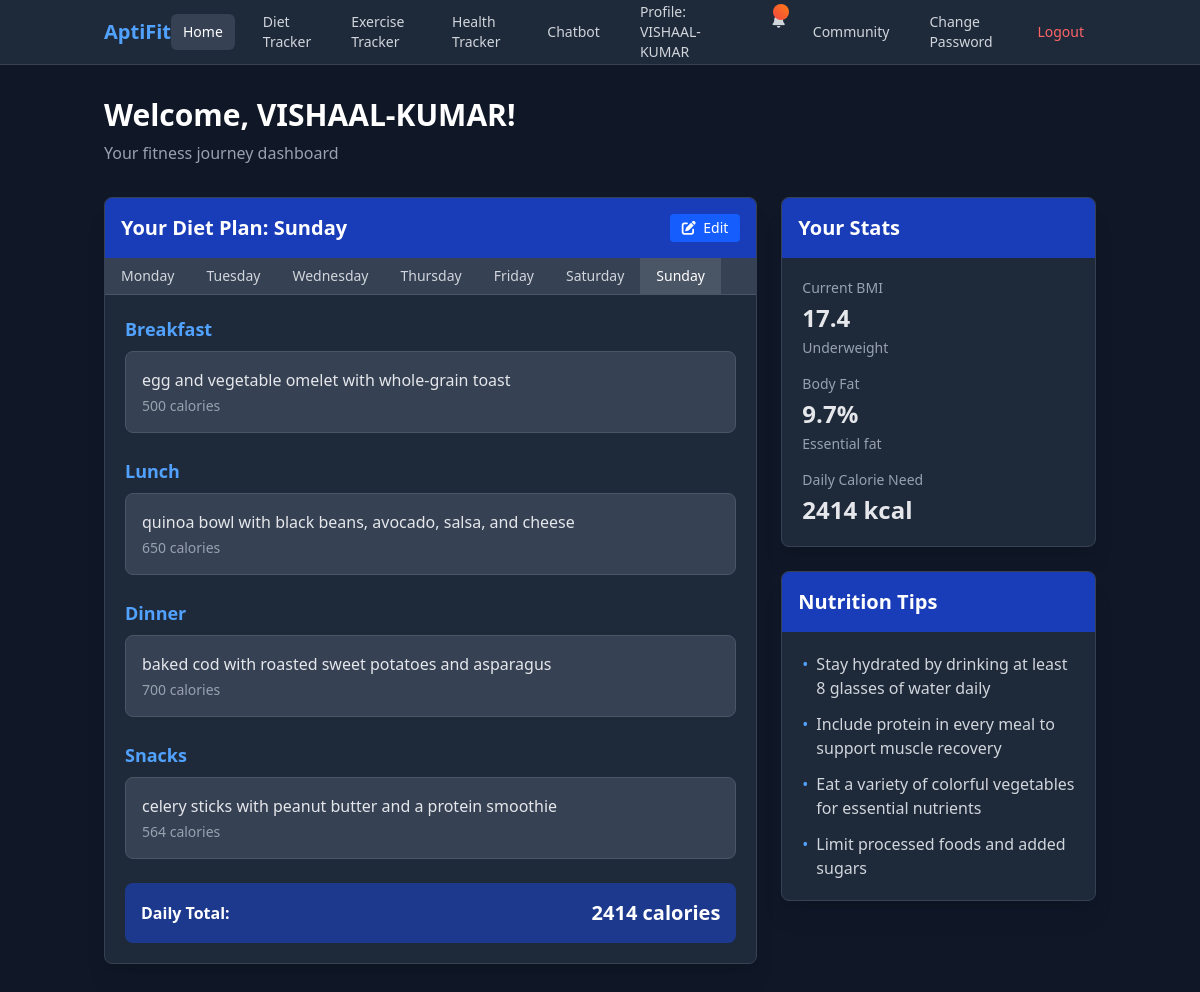
The app's page / (signed in) with its own data.
### fitness/models.py (models this page shows, shortened)
class DailyDietPlan(models.Model):
    DAYS_OF_WEEK = [
        ('monday', 'Monday'),
        ('tuesday', 'Tuesday'),
        ('wednesday', 'Wednesday'),
        ('thursday', 'Thursday'),
        ('friday', 'Friday'),
        ('saturday', 'Saturday'),
        ('sunday', 'Sunday'),
    ]
    diet_plan = models.ForeignKey(
        DietPlan, related_name='daily_plans', on_delete=models.CASCADE)
    day_of_week = models.CharField(max_length=10, choices=DAYS_OF_WEEK)
    breakfast = models.TextField(blank=True, null=True)
    breakfast_calories = models.IntegerField(blank=True, null=True)
    lunch = models.TextField(blank=True, null=True)
    lunch_calories = models.IntegerField(blank=True, null=True)
    dinner = models.TextField(blank=True, null=True)
    dinner_calories = models.IntegerField(blank=True, null=True)
    snacks = models.TextField(blank=True, null=True)
    snacks_calories = models.IntegerField(blank=True, null=True)
    class Meta:
        unique_together = ['diet_plan', 'day_of_week']
    @property
    def total_calories(self):
        total = 0
        if self.breakfast_calories:
            total += self.breakfast_calories
        if self.lunch_calories:
            total += self.lunch_calories
        if self.dinner_calories:
            total += self.dinner_calories
        if self.snacks_calories:
            total += self.snacks_calories
        return total if total > 0 else None

### fitness/views.py (the view)
# urls.py: path('', views.index, name='index'),
@login_required
def index(request):
    import datetime
    day_param = request.GET.get('day')
    if day_param:
        current_day = day_param.lower()
    else:
        current_day = datetime.datetime.now().strftime('%A').lower()
    try:
        diet_plan = DietPlan.objects.get(user=request.user)
        daily_plan = diet_plan.get_day_plan(current_day)
    except DietPlan.DoesNotExist:
        diet_plan = None
        daily_plan = None
    user_profile = request.user.userprofile
    bmi = user_profile.bmi
    body_fat = user_profile.body_fat
    daily_calories = user_profile.daily_calorie_needs
    notification_preference = request.user.userprofile.notification_preference
    diet_notification = None
    exercise_notification = None
    if notification_preference == 'daily':
        import datetime
        current_weekday = datetime.datetime.now().strftime('%A').lower()
        diet_notification = f"Remember to follow your {current_day} diet plan!"
        if hasattr(request.user, 'exerciseplan'):
            exercise_plan = request.user.exerciseplan
            today_exercise = None
            for day in exercise_plan.days.all():
                if day.day.lower() == current_weekday:
                    today_exercise = day
                    break
            if today_exercise:
                exercise_notification = {
                    'message': f"Don't forget today's {today_exercise.focus} workout! ({today_exercise.duration})",
                    'timestamp': 'Today'
                }
            else:
                exercise_notification = {
                    'message': "Remember to check your exercise plan for today!",
                    'timestamp': 'Today'
                }
    notifications = request.session.get('notifications', [])
    unread_notifications = [
        n for n in notifications if not n.get('read', False)]
    has_unread = len(unread_notifications) > 0
    if has_unread:
        for notification in notifications:
            notification['read'] = True
        request.session.modified = True
    context = {
        'diet_plan': diet_plan,
        'daily_plan': daily_plan,
        'current_day': current_day.title(),  # Capitalize for display
        'days_of_week': DailyDietPlan.DAYS_OF_WEEK,
        'bmi': bmi,
        'bmi_category': user_profile.bmi_category,
        'body_fat': body_fat,
        'body_fat_category': user_profile.body_fat_category,
        'daily_calories': daily_calories,
        'diet_notification': diet_notification,
        'exercise_notification': exercise_notification,
        'notification_preference': notification_preference,
        'notifications': notifications,
    }
    has_notifications = diet_notification is not None or exercise_notification is not None
    context['has_notifications'] = has_notifications
    if notifications:
        context['notification_count'] = len(
            notifications) + (1 if exercise_notification else 0)
    elif has_notifications:
        context['notification_count'] = (
            1 if diet_notification else 0) + (1 if exercise_notification else 0)
    return render(request, 'fitness/index.html', context)

### fitness/templates/fitness/index.html (shortened to what this page needs)
<!DOCTYPE html>
<html lang="en">
  <head>
    <script src="https://cdn.jsdelivr.net/npm/@tailwindcss/browser@4"></script>
    <link rel="stylesheet" href="https://cdnjs.cloudflare.com/ajax/libs/font-awesome/6.4.0/css/all.min.css">
  </head>
  <body class="bg-gray-900 min-h-screen text-gray-200">
    <nav class="bg-gray-800 border-b border-gray-700">
      <div class="container mx-auto px-4">
        <div class="flex justify-between items-center h-16">
          <div class="flex-shrink-0 font-bold text-xl text-blue-400">
            AptiFit
          </div>
          <div class="flex space-x-2 md:space-x-4 items-center">
            <a href="{% url 'index' %}" class="px-3 py-2 rounded-md text-sm font-medium bg-gray-700 text-white">
              Home
            </a>
            {% if user.userprofile.height and user.userprofile.weight and user.userprofile.sex and user.userprofile.age %}
            <a href="{% url 'diet_tracker' %}" class="px-3 py-2 rounded-md text-sm font-medium text-gray-300 hover:bg-gray-700 hover:text-white transition duration-300">
              Diet Tracker
            </a>
            <a href="{% url 'exercise_tracker' %}" class="px-3 py-2 rounded-md text-sm font-medium text-gray-300 hover:bg-gray-700 hover:text-white transition duration-300">
              Exercise Tracker
            </a>
            <a href="{% url 'health_tracker' %}" class="px-3 py-2 rounded-md text-sm font-medium text-gray-300 hover:bg-gray-700 hover:text-white transition duration-300">
              Health Tracker
            </a>
            <a href="{% url 'chatbot' %}" class="px-3 py-2 rounded-md text-sm font-medium text-gray-300 hover:bg-gray-700 hover:text-white transition duration-300">
              Chatbot
            </a>
            {% endif %}
            <a href="{% url 'profile' %}" class="px-3 py-2 rounded-md text-sm font-medium text-gray-300 hover:bg-gray-700 hover:text-white transition duration-300">
              Profile: {{ user.username }}
            </a>
            <div class="relative">
              <a href="#" id="notification-btn" class="px-3 py-2 rounded-md text-sm font-medium text-gray-300 hover:bg-gray-700 hover:text-white transition duration-300">
                <i class="fas fa-bell"></i>
                {% if has_notifications or diet_notification or exercise_notification %}
                  <span id="notification-indicator" class="absolute -top-1 -right-1 h-4 w-4 rounded-full animate-pulse notification-glow"></span>
                {% endif %}
              </a>
            </div>
            <a href="{% url 'community' %}" class="px-3 py-2 rounded-md text-sm font-medium text-gray-300 hover:bg-gray-700 hover:text-white transition duration-300">
              Community
            </a>
            <a href="{% url 'change_password' %}" class="px-3 py-2 rounded-md text-sm font-medium text-gray-300 hover:bg-gray-700 hover:text-white transition duration-300">
              Change Password
            </a>
            <a href="{% url 'logout' %}" class="px-3 py-2 rounded-md text-sm font-medium text-red-400 hover:bg-red-900 hover:text-red-200 transition duration-300">
              Logout
            </a>
          </div>
        </div>
      </div>
    </nav>
    <div class="container mx-auto px-4 py-8">
      <div class="mb-8">
        <h1 class="text-3xl font-bold text-white mb-2">Welcome, {{ user.username }}!</h1>
        <p class="text-gray-400">Your fitness journey dashboard</p>
      </div>
      <div class="grid grid-cols-1 lg:grid-cols-3 gap-6">
        <div class="lg:col-span-2">
          <div class="bg-gray-800 rounded-lg shadow-xl border border-gray-700 overflow-hidden">
            <div class="bg-blue-800 text-white p-4 flex justify-between items-center">
              <h2 class="text-xl font-bold">Your Diet Plan: {{ current_day }}</h2>
              {% if daily_plan %}
              <a href="{% url 'edit_diet' %}?day={{ current_day|lower }}" class="bg-blue-600 hover:bg-blue-700 text-white text-sm px-3 py-1 rounded transition duration-300">
                <i class="fas fa-edit mr-1"></i> Edit
              </a>
              {% endif %}
            </div>
            {% if diet_plan.has_diet_plan %}
            <div class="flex overflow-x-auto bg-gray-700 border-b border-gray-600">
              <a href="{% url 'index' %}?day=monday" class="px-4 py-2 text-sm font-medium {% if current_day == 'Monday' %}bg-gray-600 text-white{% else %}text-gray-300 hover:bg-gray-600 hover:text-white{% endif %} transition duration-300">
                Monday
              </a>
              <a href="{% url 'index' %}?day=tuesday" class="px-4 py-2 text-sm font-medium {% if current_day == 'Tuesday' %}bg-gray-600 text-white{% else %}text-gray-300 hover:bg-gray-600 hover:text-white{% endif %} transition duration-300">
                Tuesday
              </a>
              <a href="{% url 'index' %}?day=wednesday" class="px-4 py-2 text-sm font-medium {% if current_day == 'Wednesday' %}bg-gray-600 text-white{% else %}text-gray-300 hover:bg-gray-600 hover:text-white{% endif %} transition duration-300">
                Wednesday
              </a>
              <a href="{% url 'index' %}?day=thursday" class="px-4 py-2 text-sm font-medium {% if current_day == 'Thursday' %}bg-gray-600 text-white{% else %}text-gray-300 hover:bg-gray-600 hover:text-white{% endif %} transition duration-300">
                Thursday
              </a>
              <a href="{% url 'index' %}?day=friday" class="px-4 py-2 text-sm font-medium {% if current_day == 'Friday' %}bg-gray-600 text-white{% else %}text-gray-300 hover:bg-gray-600 hover:text-white{% endif %} transition duration-300">
                Friday
              </a>
              <a href="{% url 'index' %}?day=saturday" class="px-4 py-2 text-sm font-medium {% if current_day == 'Saturday' %}bg-gray-600 text-white{% else %}text-gray-300 hover:bg-gray-600 hover:text-white{% endif %} transition duration-300">
                Saturday
              </a>
              <a href="{% url 'index' %}?day=sunday" class="px-4 py-2 text-sm font-medium {% if current_day == 'Sunday' %}bg-gray-600 text-white{% else %}text-gray-300 hover:bg-gray-600 hover:text-white{% endif %} transition duration-300">
                Sunday
              </a>
            </div>
            {% endif %}
            <div class="p-5">
              {% if daily_plan %}
                <div class="space-y-6">
                  <div class="space-y-2">
                    <h3 class="text-lg font-semibold text-blue-400">Breakfast</h3>
                    <div class="bg-gray-700 p-4 rounded-lg border border-gray-600">
                      {% if daily_plan.breakfast %}
                        <p>{{ daily_plan.breakfast }}</p>
                        {% if daily_plan.breakfast_calories %}
                          <p class="text-sm text-gray-400 mt-1">{{ daily_plan.breakfast_calories }} calories</p>
                        {% endif %}
                      {% else %}
                        <p class="text-gray-400 italic">Ask the chatbot to generate a diet plan</p>
                      {% endif %}
                    </div>
                  </div>
                  <div class="space-y-2">
                    <h3 class="text-lg font-semibold text-blue-400">Lunch</h3>
                    <div class="bg-gray-700 p-4 rounded-lg border border-gray-600">
                      <p>{{ daily_plan.lunch|default:"No lunch specified" }}</p>
                      {% if daily_plan.lunch_calories %}
                        <p class="text-sm text-gray-400 mt-1">{{ daily_plan.lunch_calories }} calories</p>
                      {% endif %}
                    </div>
                  </div>
                  <div class="space-y-2">
                    <h3 class="text-lg font-semibold text-blue-400">Dinner</h3>
                    <div class="bg-gray-700 p-4 rounded-lg border border-gray-600">
                      <p>{{ daily_plan.dinner|default:"No dinner specified" }}</p>
                      {% if daily_plan.dinner_calories %}
                        <p class="text-sm text-gray-400 mt-1">{{ daily_plan.dinner_calories }} calories</p>
                      {% endif %}
                    </div>
                  </div>
                  <div class="space-y-2">
                    <h3 class="text-lg font-semibold text-blue-400">Snacks</h3>
                    <div class="bg-gray-700 p-4 rounded-lg border border-gray-600">
                      <p>{{ daily_plan.snacks|default:"No snacks specified" }}</p>
                      {% if daily_plan.snacks_calories %}
                        <p class="text-sm text-gray-400 mt-1">{{ daily_plan.snacks_calories }} calories</p>
                      {% endif %}
                    </div>
                  </div>
                  {% if daily_plan.total_calories %}
                    <div class="bg-blue-900 p-4 rounded-lg text-white">
                      <div class="flex justify-between items-center">
                        <span class="font-semibold">Daily Total:</span>
                        <span class="font-bold text-xl">{{ daily_plan.total_calories }} calories</span>
                      </div>
                    </div>
                  {% endif %}
                </div>
              {% endif %}
            </div>
          </div>
        </div>
        <div class="lg:col-span-1">
          <div class="grid grid-cols-1 gap-6">
            <div class="bg-gray-800 rounded-lg shadow-xl border border-gray-700 overflow-hidden">
              <div class="bg-blue-800 text-white p-4">
                <h2 class="text-xl font-bold">Your Stats</h2>
              </div>
              <div class="p-5 space-y-4">
                {% if bmi %}
                  <div class="space-y-1">
                    <h3 class="text-sm font-medium text-gray-400">Current BMI</h3>
                    <p class="text-2xl font-bold">{{ bmi }}</p>
                    <p class="text-sm text-gray-400">{{ bmi_category }}</p>
                  </div>
                  <div class="space-y-1">
                    <h3 class="text-sm font-medium text-gray-400">Body Fat</h3>
                    <p class="text-2xl font-bold">{{ body_fat }}%</p>
                    <p class="text-sm text-gray-400">{{ body_fat_category }}</p>
                  </div>
                  <div class="space-y-1">
                    <h3 class="text-sm font-medium text-gray-400">Daily Calorie Need</h3>
                    <p class="text-2xl font-bold">{{ daily_calories }} kcal</p>
                  </div>
                {% endif %}
              </div>
            </div>
            <div class="bg-gray-800 rounded-lg shadow-xl border border-gray-700 overflow-hidden">
              <div class="bg-blue-800 text-white p-4">
                <h2 class="text-xl font-bold">Nutrition Tips</h2>
              </div>
              <div class="p-5">
                <ul class="space-y-3 text-gray-300">
                  <li class="flex items-start">
                    <span class="text-blue-400 mr-2">•</span>
                    <span>Stay hydrated by drinking at least 8 glasses of water daily</span>
                  </li>
                  <li class="flex items-start">
                    <span class="text-blue-400 mr-2">•</span>
                    <span>Include protein in every meal to support muscle recovery</span>
                  </li>
                  <li class="flex items-start">
                    <span class="text-blue-400 mr-2">•</span>
                    <span>Eat a variety of colorful vegetables for essential nutrients</span>
                  </li>
                  <li class="flex items-start">
                    <span class="text-blue-400 mr-2">•</span>
                    <span>Limit processed foods and added sugars</span>
                  </li>
                </ul>
              </div>
            </div>
          </div>
        </div>
      </div>
    </div>
  </body>
</html>

### records on screen
DailyDietPlan: breakfast "egg and vegetable omelet with whole-grain toast", breakfast_calories "500", lunch "quinoa bowl with black beans, avocado, salsa, and cheese", lunch_calories "650", dinner "baked cod with roasted sweet potatoes and asparagus", dinner_calories "700", snacks "celery sticks with peanut butter and a protein smoothie", snacks_calories "564", total_calories "2414"

### other values on screen
{{ user.username }} "VISHAAL-KUMAR"
{{ current_day }} "Sunday"
{{ bmi }} "17.4"
{{ bmi_category }} "Underweight"
{{ body_fat }} "9.7"
{{ body_fat_category }} "Essential fat"
{{ daily_calories }} "2414"
